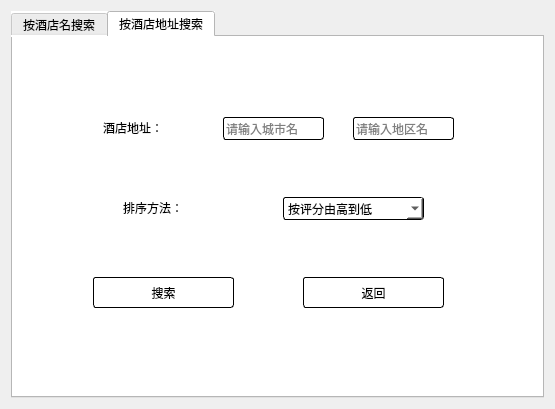
<?xml version="1.0" encoding="UTF-8"?>
<ui version="4.0">
 <class>HotelSearch</class>
 <widget class="QDialog" name="HotelSearch">
  <property name="geometry">
   <rect>
    <x>0</x>
    <y>0</y>
    <width>555</width>
    <height>409</height>
   </rect>
  </property>
  <property name="focusPolicy">
   <enum>Qt::NoFocus</enum>
  </property>
  <property name="windowTitle">
   <string>酒店搜索</string>
  </property>
  <property name="windowIcon">
   <iconset resource="icon.qrc">
    <normaloff>:/myimages/icon/酒店.png</normaloff>:/myimages/icon/酒店.png</iconset>
  </property>
  <layout class="QHBoxLayout" name="horizontalLayout">
   <item>
    <widget class="QTabWidget" name="tabWidget">
     <property name="styleSheet">
      <string notr="true">background-color: rgb(255, 255, 255);</string>
     </property>
     <property name="currentIndex">
      <number>1</number>
     </property>
     <widget class="QWidget" name="tab">
      <attribute name="title">
       <string>按酒店名搜索</string>
      </attribute>
      <widget class="QPushButton" name="hotelnameButton">
       <property name="geometry">
        <rect>
         <x>90</x>
         <y>210</y>
         <width>141</width>
         <height>31</height>
        </rect>
       </property>
       <property name="focusPolicy">
        <enum>Qt::NoFocus</enum>
       </property>
       <property name="styleSheet">
        <string notr="true">border-radius: 3px;
border: 1px solid rgb(0, 0, 0);
font: 12pt &quot;张海山锐谐体&quot;;</string>
       </property>
       <property name="text">
        <string>搜索</string>
       </property>
      </widget>
      <widget class="QLineEdit" name="hotelNameInput">
       <property name="geometry">
        <rect>
         <x>260</x>
         <y>120</y>
         <width>142</width>
         <height>23</height>
        </rect>
       </property>
       <property name="styleSheet">
        <string notr="true">border-radius: 3px;
border: 1px solid rgb(0, 0, 0);</string>
       </property>
       <property name="placeholderText">
        <string>请输入酒店名</string>
       </property>
      </widget>
      <widget class="QLabel" name="hotelName">
       <property name="geometry">
        <rect>
         <x>130</x>
         <y>120</y>
         <width>111</width>
         <height>21</height>
        </rect>
       </property>
       <property name="styleSheet">
        <string notr="true">font: 12pt &quot;张海山锐谐体&quot;;</string>
       </property>
       <property name="text">
        <string>酒店名： </string>
       </property>
      </widget>
      <widget class="QPushButton" name="returnButton_2">
       <property name="geometry">
        <rect>
         <x>280</x>
         <y>210</y>
         <width>141</width>
         <height>31</height>
        </rect>
       </property>
       <property name="focusPolicy">
        <enum>Qt::NoFocus</enum>
       </property>
       <property name="styleSheet">
        <string notr="true">border-radius: 3px;
border: 1px solid rgb(0, 0, 0);
font: 12pt &quot;张海山锐谐体&quot;;</string>
       </property>
       <property name="text">
        <string>返回</string>
       </property>
      </widget>
     </widget>
     <widget class="QWidget" name="tab_2">
      <attribute name="title">
       <string>按酒店地址搜索</string>
      </attribute>
      <widget class="QLabel" name="label">
       <property name="geometry">
        <rect>
         <x>110</x>
         <y>160</y>
         <width>141</width>
         <height>21</height>
        </rect>
       </property>
       <property name="styleSheet">
        <string notr="true">
font: 12pt &quot;张海山锐谐体&quot;;</string>
       </property>
       <property name="text">
        <string>排序方法：</string>
       </property>
      </widget>
      <widget class="QComboBox" name="listMethodBox">
       <property name="geometry">
        <rect>
         <x>270</x>
         <y>160</y>
         <width>141</width>
         <height>23</height>
        </rect>
       </property>
       <property name="styleSheet">
        <string notr="true">border-radius: 3px;
border: 1px solid rgb(0, 0, 0);</string>
       </property>
       <item>
        <property name="text">
         <string>按评分由高到低</string>
        </property>
       </item>
       <item>
        <property name="text">
         <string>按评分由低到高</string>
        </property>
       </item>
      </widget>
      <widget class="QLineEdit" name="districtInput">
       <property name="geometry">
        <rect>
         <x>340</x>
         <y>80</y>
         <width>101</width>
         <height>23</height>
        </rect>
       </property>
       <property name="styleSheet">
        <string notr="true">border-radius: 3px;
border: 1px solid rgb(0, 0, 0);</string>
       </property>
       <property name="placeholderText">
        <string>请输入地区名</string>
       </property>
      </widget>
      <widget class="QPushButton" name="hotelAddressButton">
       <property name="geometry">
        <rect>
         <x>80</x>
         <y>240</y>
         <width>141</width>
         <height>31</height>
        </rect>
       </property>
       <property name="focusPolicy">
        <enum>Qt::NoFocus</enum>
       </property>
       <property name="styleSheet">
        <string notr="true">border-radius: 3px;
border: 1px solid rgb(0, 0, 0);
font: 12pt &quot;张海山锐谐体&quot;;</string>
       </property>
       <property name="text">
        <string>搜索</string>
       </property>
      </widget>
      <widget class="QLabel" name="hotelAddress">
       <property name="geometry">
        <rect>
         <x>90</x>
         <y>80</y>
         <width>111</width>
         <height>21</height>
        </rect>
       </property>
       <property name="styleSheet">
        <string notr="true">
font: 12pt &quot;张海山锐谐体&quot;;</string>
       </property>
       <property name="text">
        <string>酒店地址： </string>
       </property>
      </widget>
      <widget class="QPushButton" name="returnButton">
       <property name="geometry">
        <rect>
         <x>290</x>
         <y>240</y>
         <width>141</width>
         <height>31</height>
        </rect>
       </property>
       <property name="focusPolicy">
        <enum>Qt::NoFocus</enum>
       </property>
       <property name="styleSheet">
        <string notr="true">border-radius: 3px;
border: 1px solid rgb(0, 0, 0);
font: 12pt &quot;张海山锐谐体&quot;;</string>
       </property>
       <property name="text">
        <string>返回</string>
       </property>
      </widget>
      <widget class="QLineEdit" name="cityInput">
       <property name="geometry">
        <rect>
         <x>210</x>
         <y>80</y>
         <width>101</width>
         <height>23</height>
        </rect>
       </property>
       <property name="styleSheet">
        <string notr="true">border-radius: 3px;
border: 1px solid rgb(0, 0, 0);</string>
       </property>
       <property name="placeholderText">
        <string>请输入城市名</string>
       </property>
      </widget>
     </widget>
    </widget>
   </item>
  </layout>
 </widget>
 <tabstops>
  <tabstop>hotelNameInput</tabstop>
  <tabstop>cityInput</tabstop>
  <tabstop>districtInput</tabstop>
  <tabstop>listMethodBox</tabstop>
 </tabstops>
 <resources>
  <include location="icon.qrc"/>
 </resources>
 <connections>
  <connection>
   <sender>returnButton</sender>
   <signal>clicked()</signal>
   <receiver>HotelSearch</receiver>
   <slot>close()</slot>
   <hints>
    <hint type="sourcelabel">
     <x>525</x>
     <y>502</y>
    </hint>
    <hint type="destinationlabel">
     <x>277</x>
     <y>204</y>
    </hint>
   </hints>
  </connection>
  <connection>
   <sender>returnButton_2</sender>
   <signal>clicked()</signal>
   <receiver>HotelSearch</receiver>
   <slot>close()</slot>
   <hints>
    <hint type="sourcelabel">
     <x>337</x>
     <y>250</y>
    </hint>
    <hint type="destinationlabel">
     <x>277</x>
     <y>204</y>
    </hint>
   </hints>
  </connection>
 </connections>
</ui>
